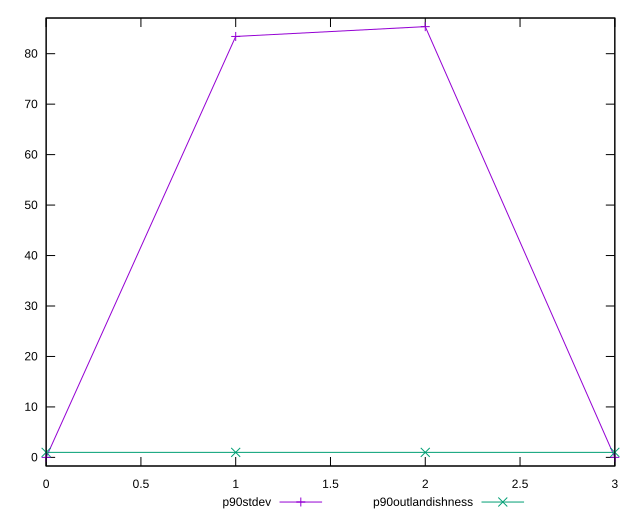

Write gnuplot code to recreate this figure.
reset

$p90Stdev <<EOF
0 0
1 83.4163256571972
2 85.36315815945531
3 0
EOF

$p90Outlandishness <<EOF
0 0.9943696497283839
1 0.9894277870079834
2 0.9899414899703387
3 1
EOF

set key outside below
set xrange [0:3]
set yrange [-1.7072631631891062:87.07042132264442]
set trange [-1.7072631631891062:87.07042132264442]
set terminal svg size 640, 520 enhanced background rgb 'white'
set output "report/report_00029_2021-02-24T13-36-40.390Z/dom-size/progression/stddev.svg"

plot $p90Stdev title "p90stdev" with linespoints, \
     $p90Outlandishness title "p90outlandishness" with linespoints

reset
